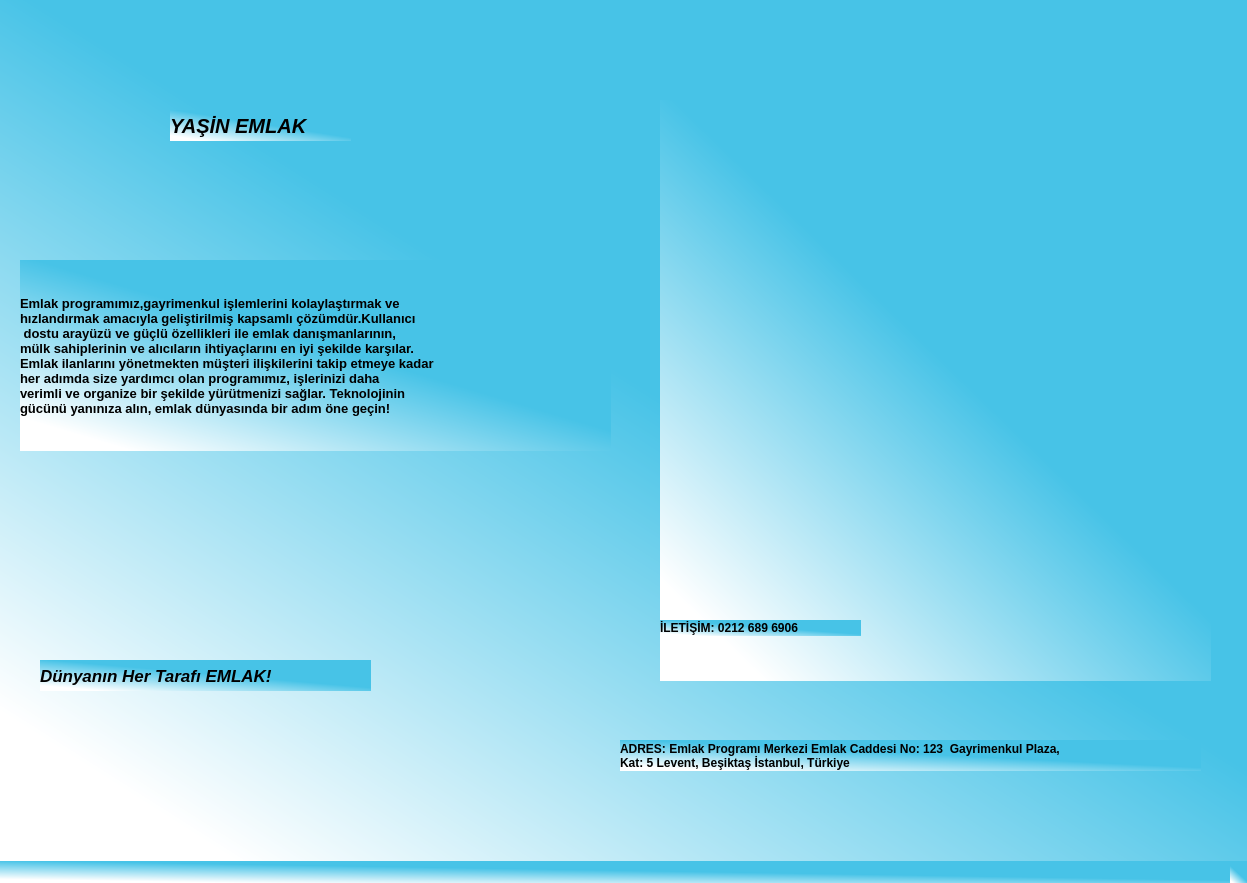
<?xml version="1.0" encoding="UTF-8"?>
<ui version="4.0">
 <class>mw_hakkinda</class>
 <widget class="QMainWindow" name="mw_hakkinda">
  <property name="geometry">
   <rect>
    <x>0</x>
    <y>0</y>
    <width>1247</width>
    <height>883</height>
   </rect>
  </property>
  <property name="windowTitle">
   <string>Çıkış</string>
  </property>
  <property name="styleSheet">
   <string notr="true">background-color: qlineargradient(spread:pad, x1:0.537483, y1:0.471, x2:0.114, y2:0.931091, stop:0 rgba(71, 195, 231, 255), stop:1 rgba(255, 255, 255, 255));</string>
  </property>
  <widget class="QWidget" name="centralwidget">
   <widget class="QLabel" name="label_2">
    <property name="geometry">
     <rect>
      <x>40</x>
      <y>660</y>
      <width>331</width>
      <height>31</height>
     </rect>
    </property>
    <property name="font">
     <font>
      <pointsize>13</pointsize>
      <weight>75</weight>
      <italic>true</italic>
      <bold>true</bold>
     </font>
    </property>
    <property name="text">
     <string>Dünyanın Her Tarafı EMLAK!</string>
    </property>
   </widget>
   <widget class="QLabel" name="label_3">
    <property name="geometry">
     <rect>
      <x>20</x>
      <y>260</y>
      <width>591</width>
      <height>191</height>
     </rect>
    </property>
    <property name="font">
     <font>
      <pointsize>10</pointsize>
      <weight>75</weight>
      <bold>true</bold>
     </font>
    </property>
    <property name="text">
     <string>Emlak programımız,gayrimenkul işlemlerini kolaylaştırmak ve 
hızlandırmak amacıyla geliştirilmiş kapsamlı çözümdür.Kullanıcı 
 dostu arayüzü ve güçlü özellikleri ile emlak danışmanlarının, 
mülk sahiplerinin ve alıcıların ihtiyaçlarını en iyi şekilde karşılar. 
Emlak ilanlarını yönetmekten müşteri ilişkilerini takip etmeye kadar  
her adımda size yardımcı olan programımız, işlerinizi daha 
verimli ve organize bir şekilde yürütmenizi sağlar. Teknolojinin 
gücünü yanınıza alın, emlak dünyasında bir adım öne geçin!</string>
    </property>
   </widget>
   <widget class="QLabel" name="label">
    <property name="geometry">
     <rect>
      <x>660</x>
      <y>100</y>
      <width>551</width>
      <height>581</height>
     </rect>
    </property>
    <property name="text">
     <string/>
    </property>
    <property name="pixmap">
     <pixmap>../../../../Users/mat76/OneDrive/Resimler/Ekran Görüntüleri/Ekran görüntüsü 2024-06-02 154841.png</pixmap>
    </property>
   </widget>
   <widget class="QLabel" name="label_4">
    <property name="geometry">
     <rect>
      <x>170</x>
      <y>110</y>
      <width>181</width>
      <height>31</height>
     </rect>
    </property>
    <property name="palette">
     <palette>
      <active>
       <colorrole role="Button">
        <brush brushstyle="LinearGradientPattern">
         <gradient startx="0.537483000000000" starty="0.471000000000000" endx="0.114000000000000" endy="0.931091000000000" type="LinearGradient" spread="PadSpread" coordinatemode="ObjectBoundingMode">
          <gradientstop position="0.000000000000000">
           <color alpha="255">
            <red>71</red>
            <green>195</green>
            <blue>231</blue>
           </color>
          </gradientstop>
          <gradientstop position="1.000000000000000">
           <color alpha="255">
            <red>255</red>
            <green>255</green>
            <blue>255</blue>
           </color>
          </gradientstop>
         </gradient>
        </brush>
       </colorrole>
       <colorrole role="Base">
        <brush brushstyle="LinearGradientPattern">
         <gradient startx="0.537483000000000" starty="0.471000000000000" endx="0.114000000000000" endy="0.931091000000000" type="LinearGradient" spread="PadSpread" coordinatemode="ObjectBoundingMode">
          <gradientstop position="0.000000000000000">
           <color alpha="255">
            <red>71</red>
            <green>195</green>
            <blue>231</blue>
           </color>
          </gradientstop>
          <gradientstop position="1.000000000000000">
           <color alpha="255">
            <red>255</red>
            <green>255</green>
            <blue>255</blue>
           </color>
          </gradientstop>
         </gradient>
        </brush>
       </colorrole>
       <colorrole role="Window">
        <brush brushstyle="LinearGradientPattern">
         <gradient startx="0.537483000000000" starty="0.471000000000000" endx="0.114000000000000" endy="0.931091000000000" type="LinearGradient" spread="PadSpread" coordinatemode="ObjectBoundingMode">
          <gradientstop position="0.000000000000000">
           <color alpha="255">
            <red>71</red>
            <green>195</green>
            <blue>231</blue>
           </color>
          </gradientstop>
          <gradientstop position="1.000000000000000">
           <color alpha="255">
            <red>255</red>
            <green>255</green>
            <blue>255</blue>
           </color>
          </gradientstop>
         </gradient>
        </brush>
       </colorrole>
      </active>
      <inactive>
       <colorrole role="Button">
        <brush brushstyle="LinearGradientPattern">
         <gradient startx="0.537483000000000" starty="0.471000000000000" endx="0.114000000000000" endy="0.931091000000000" type="LinearGradient" spread="PadSpread" coordinatemode="ObjectBoundingMode">
          <gradientstop position="0.000000000000000">
           <color alpha="255">
            <red>71</red>
            <green>195</green>
            <blue>231</blue>
           </color>
          </gradientstop>
          <gradientstop position="1.000000000000000">
           <color alpha="255">
            <red>255</red>
            <green>255</green>
            <blue>255</blue>
           </color>
          </gradientstop>
         </gradient>
        </brush>
       </colorrole>
       <colorrole role="Base">
        <brush brushstyle="LinearGradientPattern">
         <gradient startx="0.537483000000000" starty="0.471000000000000" endx="0.114000000000000" endy="0.931091000000000" type="LinearGradient" spread="PadSpread" coordinatemode="ObjectBoundingMode">
          <gradientstop position="0.000000000000000">
           <color alpha="255">
            <red>71</red>
            <green>195</green>
            <blue>231</blue>
           </color>
          </gradientstop>
          <gradientstop position="1.000000000000000">
           <color alpha="255">
            <red>255</red>
            <green>255</green>
            <blue>255</blue>
           </color>
          </gradientstop>
         </gradient>
        </brush>
       </colorrole>
       <colorrole role="Window">
        <brush brushstyle="LinearGradientPattern">
         <gradient startx="0.537483000000000" starty="0.471000000000000" endx="0.114000000000000" endy="0.931091000000000" type="LinearGradient" spread="PadSpread" coordinatemode="ObjectBoundingMode">
          <gradientstop position="0.000000000000000">
           <color alpha="255">
            <red>71</red>
            <green>195</green>
            <blue>231</blue>
           </color>
          </gradientstop>
          <gradientstop position="1.000000000000000">
           <color alpha="255">
            <red>255</red>
            <green>255</green>
            <blue>255</blue>
           </color>
          </gradientstop>
         </gradient>
        </brush>
       </colorrole>
      </inactive>
      <disabled>
       <colorrole role="Button">
        <brush brushstyle="LinearGradientPattern">
         <gradient startx="0.537483000000000" starty="0.471000000000000" endx="0.114000000000000" endy="0.931091000000000" type="LinearGradient" spread="PadSpread" coordinatemode="ObjectBoundingMode">
          <gradientstop position="0.000000000000000">
           <color alpha="255">
            <red>71</red>
            <green>195</green>
            <blue>231</blue>
           </color>
          </gradientstop>
          <gradientstop position="1.000000000000000">
           <color alpha="255">
            <red>255</red>
            <green>255</green>
            <blue>255</blue>
           </color>
          </gradientstop>
         </gradient>
        </brush>
       </colorrole>
       <colorrole role="Base">
        <brush brushstyle="LinearGradientPattern">
         <gradient startx="0.537483000000000" starty="0.471000000000000" endx="0.114000000000000" endy="0.931091000000000" type="LinearGradient" spread="PadSpread" coordinatemode="ObjectBoundingMode">
          <gradientstop position="0.000000000000000">
           <color alpha="255">
            <red>71</red>
            <green>195</green>
            <blue>231</blue>
           </color>
          </gradientstop>
          <gradientstop position="1.000000000000000">
           <color alpha="255">
            <red>255</red>
            <green>255</green>
            <blue>255</blue>
           </color>
          </gradientstop>
         </gradient>
        </brush>
       </colorrole>
       <colorrole role="Window">
        <brush brushstyle="LinearGradientPattern">
         <gradient startx="0.537483000000000" starty="0.471000000000000" endx="0.114000000000000" endy="0.931091000000000" type="LinearGradient" spread="PadSpread" coordinatemode="ObjectBoundingMode">
          <gradientstop position="0.000000000000000">
           <color alpha="255">
            <red>71</red>
            <green>195</green>
            <blue>231</blue>
           </color>
          </gradientstop>
          <gradientstop position="1.000000000000000">
           <color alpha="255">
            <red>255</red>
            <green>255</green>
            <blue>255</blue>
           </color>
          </gradientstop>
         </gradient>
        </brush>
       </colorrole>
      </disabled>
     </palette>
    </property>
    <property name="font">
     <font>
      <pointsize>15</pointsize>
      <weight>75</weight>
      <italic>true</italic>
      <bold>true</bold>
     </font>
    </property>
    <property name="text">
     <string>YAŞİN EMLAK</string>
    </property>
   </widget>
   <widget class="QLabel" name="label_5">
    <property name="geometry">
     <rect>
      <x>660</x>
      <y>620</y>
      <width>201</width>
      <height>16</height>
     </rect>
    </property>
    <property name="font">
     <font>
      <pointsize>9</pointsize>
      <weight>75</weight>
      <bold>true</bold>
     </font>
    </property>
    <property name="text">
     <string>İLETİŞİM: 0212 689 6906</string>
    </property>
   </widget>
   <widget class="QLabel" name="label_6">
    <property name="geometry">
     <rect>
      <x>620</x>
      <y>740</y>
      <width>581</width>
      <height>31</height>
     </rect>
    </property>
    <property name="font">
     <font>
      <pointsize>9</pointsize>
      <weight>75</weight>
      <bold>true</bold>
     </font>
    </property>
    <property name="text">
     <string>ADRES: Emlak Programı Merkezi Emlak Caddesi No: 123  Gayrimenkul Plaza, 
Kat: 5 Levent, Beşiktaş İstanbul, Türkiye</string>
    </property>
   </widget>
  </widget>
  <widget class="QMenuBar" name="menubar">
   <property name="geometry">
    <rect>
     <x>0</x>
     <y>0</y>
     <width>1247</width>
     <height>26</height>
    </rect>
   </property>
  </widget>
  <widget class="QStatusBar" name="statusbar"/>
 </widget>
 <resources/>
 <connections/>
</ui>
